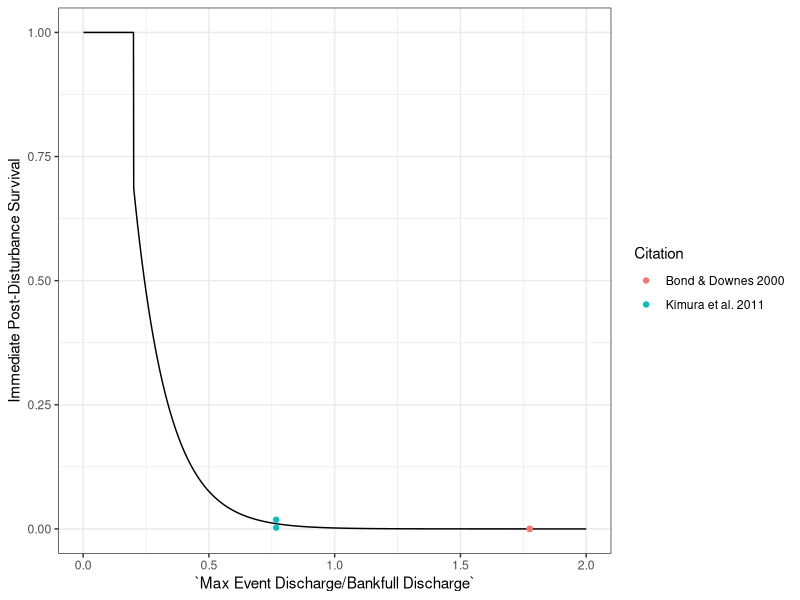

The R script that drew this image:
#####################################
## Code to fit curve to Hydropsyche spp mortality rates to data
####################################
#Code for HPC
# library(readxl, lib.loc = "/home/ib/kurthena/R_libs/4.2.1")
# library(minpack.lm, lib.loc = "/home/ib/kurthena/R_libs/4.2.1")
# library(readxl, lib.loc = "/home/ib/kurthena/R_libs/4.2.1")
# library(car, lib.loc = "/home/ib/kurthena/R_libs/4.2.1")
# library(boot, lib.loc = "/home/ib/kurthena/R_libs/4.2.1")
# library(data.table, lib.loc = "/home/ib/kurthena/R_libs/4.2.1")
# library(tibble, lib.loc = "/home/ib/kurthena/R_libs/4.2.1")
# library(tidyr, lib.loc = "/home/ib/kurthena/R_libs/4.2.1")
# library(dplyr, lib.loc = "/home/ib/kurthena/R_libs/4.2.1")
# library(purrr, lib.loc = "/home/ib/kurthena/R_libs/4.2.1")
# library(forcats, lib.loc = "/home/ib/kurthena/R_libs/4.2.1")
# library(stringr, lib.loc = "/home/ib/kurthena/R_libs/4.2.1")
# library(readr, lib.loc = "/home/ib/kurthena/R_libs/4.2.1")
# 



library(readxl)
library(minpack.lm)
library(tidyverse)
#library(car)
library(boot)
library(data.table)
HYOSVitalRates <- read_excel("VitalRates.xlsx", sheet = "Hydropsyche Mortality Rates")
HYOSVitalRates <- as.data.frame(HYOSVitalRates)

flow.surv.fit <- function(magnitude, mortality, Qmin){
  x <- magnitude # rename x and y
  y <- 1 - mortality # convert to survival
  df <- as.data.frame(cbind(x,y))
  df <- rbind(df, c(Qmin, 1))  # make sure we specify that we have 100% survival at Qmin (0.25)
  nls.fit <- nlsLM(formula = (y ~ k* exp(-h*x)), data = df, start = c(k = 1, h = 1)) # fit to negative exponential function
  return(nls.fit)
}

flow.surv.rate <- function(h, k, max, min, interval, Qmin) {
  Q <- seq(min, max, by = interval)
  surv <- k*exp(-h*Q)
  surv.df <- as.data.frame(cbind(Q, surv))
  surv.df$surv[which(surv.df$Q <= Qmin)] <- 1
  return(surv.df)
}

surv.fit.HYOS <- flow.surv.fit(HYOSVitalRates$`Max Event Discharge/Bankfull Discharge`, HYOSVitalRates$Mortality, 0.15)
surv.df.HYOS <- flow.surv.rate(surv.fit.HYOS$m$getPars()[2] , surv.fit.HYOS$m$getPars()[1], 2, 0.001, 0.001, 0.2)

ggplot(surv.df.HYOS, aes(x = Q, y = surv))+
  geom_line()+
  geom_point(data = HYOSVitalRates, aes(x = `Max Event Discharge/Bankfull Discharge` , y = 1-(Mortality), color = Citation))+
  #coord_cartesian(ylim = c(0,1)) +
  ylab('Immediate Post-Disturbance Survival') +
  theme_bw()+
  xlab('`Max Event Discharge/Bankfull Discharge`')

# Calculate temperature dependent development time
HYOSDevRates <- read_excel("VitalRates.xlsx", sheet = "Hydropsyche Development Rates")
HYOSDevRates <- as.data.frame(HYOSDevRates)

polyfit <- nlsLM(logit(MaturationRate) ~ a*Temperature^2 + b*Temperature + c, data = HYOSDevRates, start = c(a = 1, b = 1, c = 1))

devtime <- function(x){
  y = -0.01385  *x^2+ 0.30973*x -5.72982
  return(1/inv.logit(y))
}
# 
HYOSSurvRates <- read_excel("VitalRates.xlsx", sheet = "Hydropsyche Survival Rates ")
HYOSSurvRates <- as.data.frame(HYOSSurvRates)
# fit <- nlsLM(logit(Survival)~ a*Temperature^2 + b*Temperature + c, data = HYOSSurvRates, start = c(a= 1, b=1, c = 1))
# 
TempSurv_HYOS <- function(x){
  a <- -0.09934 *x^2 +3.44127*x -15.47038
  return(inv.logit(a))
}
# min.RSS <- function(par){
#   mod <- dnbinom(as.integer(-HYOSSurvRates$Temperature + 31), size = par[2], prob = par[1])
#   a <- sum(HYOSSurvRates$Survival - (mod*(max(HYOSSurvRates$Survival)/max(mod))))^2
# }
# params <- optim(par = c(0.23, 4.5), fn = min.RSS)
# 
# TempSurv_HYOS <- function(n){
#   if (n <= 0){
#     a <- 0
#   }else{
#   a <-  dnbinom(as.integer(-n + 32), size = 2.8835371 , prob = 0.1932115)*(max(HYOSSurvRates$Survival)/max(dnbinom(as.integer(-HYOSSurvRates$Temperature + 32), size =2.8835371, prob = 0.1932115 )))
#   }
#   return((a))
# }


# 
# tem <- seq(0, 40, by = 1)
# temSurv <- unlist(lapply(tem, TempSurv))
#  plot(HYOSSurvRates$Temperature, HYOSSurvRates$Survival, col = "red", pch = 16, xlab = "Temperature", ylab = "Survival", xlim = c(0,40), ylim = c(0, 1))
#  lines(tem,  unlist(lapply(tem, TempSurv)))
# # 
